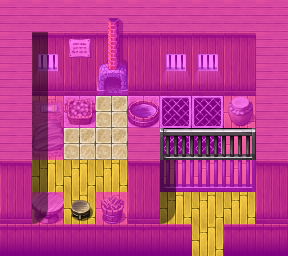

Below is a game level as drawn by its tile map, then a one-line description and the .tmx that defines it (tile-layer data replaced by summaries):
An orthogonal 9x8 tile map with 32x32 px tiles, 4 tile layers (Ground, Objects, Walkable, Above), 9 tilesets and 2 objects (mapchange, spawn).

<map version="1.0" orientation="orthogonal" width="9" height="8" tilewidth="32" tileheight="32">
    <tileset firstgid="1" name="map_10" tilewidth="32" tileheight="32">
        <image source="../drawable/map_10.png" width="256" height="256" />
    </tileset>
    <tileset firstgid="65" name="map_12" tilewidth="32" tileheight="32">
        <image source="../drawable/map_12.png" width="256" height="256" />
    </tileset>
    <tileset firstgid="129" name="map_9" tilewidth="32" tileheight="32">
        <image source="../drawable/map_9.png" width="256" height="256" />
    </tileset>
    <tileset firstgid="193" name="map_8" tilewidth="32" tileheight="32">
        <image source="../drawable/map_8.png" width="256" height="256" />
    </tileset>
    <tileset firstgid="257" name="map_6" tilewidth="32" tileheight="32">
        <image source="../drawable/map_6.png" width="256" height="256" />
    </tileset>
    <tileset firstgid="321" name="map_11" tilewidth="32" tileheight="32">
        <image source="../drawable/map_11.png" width="256" height="256" />
    </tileset>
    <tileset firstgid="385" name="map_2" tilewidth="32" tileheight="32">
        <image source="../drawable/map_2.png" width="256" height="256" />
    </tileset>
    <tileset firstgid="449" name="map_0" tilewidth="32" tileheight="32">
        <image source="../drawable/map_0.png" width="256" height="256" />
    </tileset>
    <tileset firstgid="513" name="map_1" tilewidth="32" tileheight="32">
        <image source="../drawable/map_1.png" width="256" height="256" />
    </tileset>
    <layer name="Ground" width="9" height="8">
        <data>[72 cells, 72 non-empty, 7 distinct tile ids]</data>
    </layer>
    <layer name="Objects" width="9" height="8">
        <data>[72 cells, 25 non-empty, 18 distinct tile ids]</data>
    </layer>
    <layer name="Walkable" width="9" height="8">
        <data>[72 cells, 61 non-empty, 1 distinct tile ids]</data>
    </layer>
    <layer name="Above" width="9" height="8">
        <data>[72 cells, 11 non-empty, 5 distinct tile ids]</data>
    </layer>
    <objectgroup name="mapevents">
        <object name="south" type="mapchange" x="192" y="224" width="32" height="32">
            <properties>
                <property name="map" value="blackwater_mountain11" />
                <property name="place" value="house7" />
            </properties>
        </object>
    </objectgroup>
    <objectgroup name="keys" />
    <objectgroup name="spawn">
        <object name="prim_prisoner" type="spawn" x="32" y="96" width="96" height="96">
            <properties>
                <property name="spawngroup" value="prim_prisoner" />
            </properties>
        </object>
    </objectgroup>
</map>
